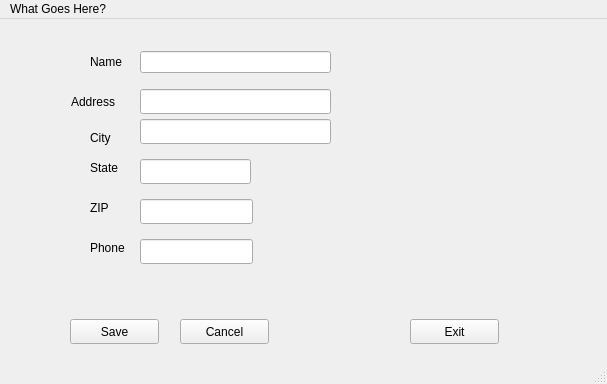
<?xml version="1.0" encoding="UTF-8"?>
<ui version="4.0">
 <class>MainWindow</class>
 <widget class="QMainWindow" name="MainWindow">
  <property name="geometry">
   <rect>
    <x>0</x>
    <y>0</y>
    <width>607</width>
    <height>384</height>
   </rect>
  </property>
  <property name="windowTitle">
   <string>MainWindow</string>
  </property>
  <widget class="QWidget" name="centralwidget">
   <widget class="QPushButton" name="save_button">
    <property name="geometry">
     <rect>
      <x>70</x>
      <y>300</y>
      <width>89</width>
      <height>25</height>
     </rect>
    </property>
    <property name="text">
     <string>Save</string>
    </property>
   </widget>
   <widget class="QPushButton" name="cancel_button">
    <property name="geometry">
     <rect>
      <x>180</x>
      <y>300</y>
      <width>89</width>
      <height>25</height>
     </rect>
    </property>
    <property name="text">
     <string>Cancel</string>
    </property>
   </widget>
   <widget class="QPushButton" name="exit_button">
    <property name="geometry">
     <rect>
      <x>410</x>
      <y>300</y>
      <width>89</width>
      <height>25</height>
     </rect>
    </property>
    <property name="text">
     <string>Exit</string>
    </property>
   </widget>
   <widget class="QLabel" name="name_label">
    <property name="geometry">
     <rect>
      <x>90</x>
      <y>30</y>
      <width>41</width>
      <height>25</height>
     </rect>
    </property>
    <property name="text">
     <string>Name</string>
    </property>
   </widget>
   <widget class="QLabel" name="address_label">
    <property name="geometry">
     <rect>
      <x>71</x>
      <y>74</y>
      <width>55</width>
      <height>17</height>
     </rect>
    </property>
    <property name="text">
     <string>Address</string>
    </property>
   </widget>
   <widget class="QLabel" name="city_label">
    <property name="geometry">
     <rect>
      <x>90</x>
      <y>110</y>
      <width>28</width>
      <height>17</height>
     </rect>
    </property>
    <property name="text">
     <string>City</string>
    </property>
   </widget>
   <widget class="QLabel" name="city_label_2">
    <property name="geometry">
     <rect>
      <x>90</x>
      <y>140</y>
      <width>37</width>
      <height>17</height>
     </rect>
    </property>
    <property name="text">
     <string>State</string>
    </property>
   </widget>
   <widget class="QLabel" name="city_label_3">
    <property name="geometry">
     <rect>
      <x>90</x>
      <y>180</y>
      <width>22</width>
      <height>17</height>
     </rect>
    </property>
    <property name="text">
     <string>ZIP</string>
    </property>
   </widget>
   <widget class="QLabel" name="city_label_4">
    <property name="geometry">
     <rect>
      <x>90</x>
      <y>220</y>
      <width>44</width>
      <height>17</height>
     </rect>
    </property>
    <property name="text">
     <string>Phone</string>
    </property>
   </widget>
   <widget class="QLineEdit" name="address_text_field">
    <property name="geometry">
     <rect>
      <x>140</x>
      <y>70</y>
      <width>191</width>
      <height>25</height>
     </rect>
    </property>
   </widget>
   <widget class="QLineEdit" name="city_text_field">
    <property name="geometry">
     <rect>
      <x>140</x>
      <y>100</y>
      <width>191</width>
      <height>25</height>
     </rect>
    </property>
   </widget>
   <widget class="QLineEdit" name="state_text_field">
    <property name="geometry">
     <rect>
      <x>140</x>
      <y>140</y>
      <width>111</width>
      <height>25</height>
     </rect>
    </property>
   </widget>
   <widget class="QLineEdit" name="zip_text_field">
    <property name="geometry">
     <rect>
      <x>140</x>
      <y>180</y>
      <width>113</width>
      <height>25</height>
     </rect>
    </property>
   </widget>
   <widget class="QLineEdit" name="phone_text_field">
    <property name="geometry">
     <rect>
      <x>140</x>
      <y>220</y>
      <width>113</width>
      <height>25</height>
     </rect>
    </property>
   </widget>
   <widget class="QWidget" name="">
    <property name="geometry">
     <rect>
      <x>140</x>
      <y>30</y>
      <width>191</width>
      <height>27</height>
     </rect>
    </property>
    <layout class="QHBoxLayout" name="horizontalLayout">
     <item>
      <widget class="QLineEdit" name="name_text_field"/>
     </item>
    </layout>
   </widget>
  </widget>
  <widget class="QMenuBar" name="menubar">
   <property name="geometry">
    <rect>
     <x>0</x>
     <y>0</y>
     <width>607</width>
     <height>22</height>
    </rect>
   </property>
   <widget class="QMenu" name="menuWhat_Goes_Here">
    <property name="title">
     <string>What Goes Here?</string>
    </property>
   </widget>
   <addaction name="menuWhat_Goes_Here"/>
  </widget>
  <widget class="QStatusBar" name="statusbar"/>
 </widget>
 <resources/>
 <connections/>
</ui>
